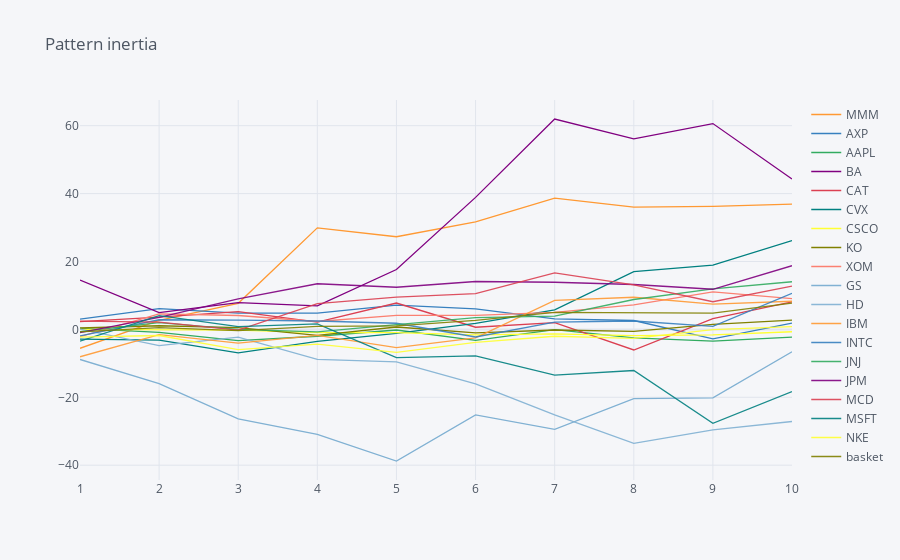

Here is the notebook cell this chart was saved with:
### Code cell
basket_results.iplot(title = "Pattern inertia")

### Figure 1 — Plotly figure (JSON) as saved in the notebook; plotly's stock layout.template omitted (floating-point values rounded to 4 significant figures)
{"data": [{"line": {"color": "rgba(255, 153, 51, 1.0)", "dash": "solid", "shape": "linear", "width": 1.3}, "mode": "lines", "name": "MMM", "text": "", "type": "scatter", "x": [1, 2, 3, 4, 5, 6, 7, 8, 9, 10], "y": [-5.56, 2.65, 7.68, 29.92, 27.29, 31.66, 38.65, 36, 36.24, 36.91]}, {"line": {"color": "rgba(55, 128, 191, 1.0)", "dash": "solid", "shape": "linear", "width": 1.3}, "mode": "lines", "name": "AXP", "text": "", "type": "scatter", "x": [1, 2, 3, 4, 5, 6, 7, 8, 9, 10], "y": [3.04, 6.1, 4.81, 4.78, 7.16, 6.07, 3.12, 2.62, -2.77, 1.84]}, {"line": {"color": "rgba(50, 171, 96, 1.0)", "dash": "solid", "shape": "linear", "width": 1.3}, "mode": "lines", "name": "AAPL", "text": "", "type": "scatter", "x": [1, 2, 3, 4, 5, 6, 7, 8, 9, 10], "y": [0.31, -0.85, -3.31, -2.02, -0.18, -3.22, -0.05, -2.51, -3.43, -2.27]}, {"line": {"color": "rgba(128, 0, 128, 1.0)", "dash": "solid", "shape": "linear", "width": 1.3}, "mode": "lines", "name": "BA", "text": "", "type": "scatter", "x": [1, 2, 3, 4, 5, 6, 7, 8, 9, 10], "y": [14.55, 4.97, 7.89, 6.92, 17.65, 38.88, 61.97, 56.12, 60.62, 44.3]}, {"line": {"color": "rgba(219, 64, 82, 1.0)", "dash": "solid", "shape": "linear", "width": 1.3}, "mode": "lines", "name": "CAT", "text": "", "type": "scatter", "x": [1, 2, 3, 4, 5, 6, 7, 8, 9, 10], "y": [2.28, 3.61, 5.21, 2.13, 7.77, 0.64, 1.97, -6.06, 3.2, 8.09]}, {"line": {"color": "rgba(0, 128, 128, 1.0)", "dash": "solid", "shape": "linear", "width": 1.3}, "mode": "lines", "name": "CVX", "text": "", "type": "scatter", "x": [1, 2, 3, 4, 5, 6, 7, 8, 9, 10], "y": [-2.87, -3.17, -6.93, -3.54, -1.19, 1.78, 5.78, 17.01, 18.92, 26.18]}, {"line": {"color": "rgba(255, 255, 51, 1.0)", "dash": "solid", "shape": "linear", "width": 1.3}, "mode": "lines", "name": "CSCO", "text": "", "type": "scatter", "x": [1, 2, 3, 4, 5, 6, 7, 8, 9, 10], "y": [0.01, -0.13, -0.24, -0.97, -0.96, -1.6, -1.3, -1.83, -1.59, -0.69]}, {"line": {"color": "rgba(128, 128, 0, 1.0)", "dash": "solid", "shape": "linear", "width": 1.3}, "mode": "lines", "name": "KO", "text": "", "type": "scatter", "x": [1, 2, 3, 4, 5, 6, 7, 8, 9, 10], "y": [0.41, 1.08, 0.5, -1.74, 0.71, -1, -0.17, -0.57, 1.46, 2.75]}, {"line": {"color": "rgba(251, 128, 114, 1.0)", "dash": "solid", "shape": "linear", "width": 1.3}, "mode": "lines", "name": "XOM", "text": "", "type": "scatter", "x": [1, 2, 3, 4, 5, 6, 7, 8, 9, 10], "y": [-2.14, 4.6, 4.09, 2.32, 4.13, 4.14, 5, 7.25, 11.06, 9.05]}, {"line": {"color": "rgba(128, 177, 211, 1.0)", "dash": "solid", "shape": "linear", "width": 1.3}, "mode": "lines", "name": "GS", "text": "", "type": "scatter", "x": [1, 2, 3, 4, 5, 6, 7, 8, 9, 10], "y": [-8.85, -15.98, -26.37, -30.94, -38.76, -25.17, -29.46, -20.41, -20.15, -6.58]}, {"line": {"color": "rgba(128, 177, 211, 0.8999999999999999)", "dash": "solid", "shape": "linear", "width": 1.3}, "mode": "lines", "name": "HD", "text": "", "type": "scatter", "x": [1, 2, 3, 4, 5, 6, 7, 8, 9, 10], "y": [0.11, -4.78, -2.28, -8.8, -9.55, -16.02, -25.19, -33.54, -29.6, -27.12]}, {"line": {"color": "rgba(255, 153, 51, 0.8999999999999999)", "dash": "solid", "shape": "linear", "width": 1.3}, "mode": "lines", "name": "IBM", "text": "", "type": "scatter", "x": [1, 2, 3, 4, 5, 6, 7, 8, 9, 10], "y": [-8.06, -1.53, -4.07, -1.77, -5.35, -2.51, 8.56, 9.47, 7.47, 8.29]}, {"line": {"color": "rgba(55, 128, 191, 0.8999999999999999)", "dash": "solid", "shape": "linear", "width": 1.3}, "mode": "lines", "name": "INTC", "text": "", "type": "scatter", "x": [1, 2, 3, 4, 5, 6, 7, 8, 9, 10], "y": [-1.89, 2.84, 2.71, 2.47, 1.81, -2.23, 2.13, 2.48, 0.89, 10.63]}, {"line": {"color": "rgba(50, 171, 96, 0.8999999999999999)", "dash": "solid", "shape": "linear", "width": 1.3}, "mode": "lines", "name": "JNJ", "text": "", "type": "scatter", "x": [1, 2, 3, 4, 5, 6, 7, 8, 9, 10], "y": [-0.65, 2, -0.02, -0.72, 1.39, 3.44, 3.89, 8.81, 11.91, 14.03]}, {"line": {"color": "rgba(128, 0, 128, 0.8999999999999999)", "dash": "solid", "shape": "linear", "width": 1.3}, "mode": "lines", "name": "JPM", "text": "", "type": "scatter", "x": [1, 2, 3, 4, 5, 6, 7, 8, 9, 10], "y": [-0.98, 3.56, 9, 13.44, 12.41, 14.11, 13.89, 13.23, 11.82, 18.76]}, {"line": {"color": "rgba(219, 64, 82, 0.8999999999999999)", "dash": "solid", "shape": "linear", "width": 1.3}, "mode": "lines", "name": "MCD", "text": "", "type": "scatter", "x": [1, 2, 3, 4, 5, 6, 7, 8, 9, 10], "y": [2.43, 2.13, -0.19, 7.62, 9.51, 10.53, 16.62, 13.1, 8.14, 12.74]}, {"line": {"color": "rgba(0, 128, 128, 0.8999999999999999)", "dash": "solid", "shape": "linear", "width": 1.3}, "mode": "lines", "name": "MSFT", "text": "", "type": "scatter", "x": [1, 2, 3, 4, 5, 6, 7, 8, 9, 10], "y": [-3.44, 4.06, 0.81, 1.64, -8.34, -7.79, -13.45, -12.11, -27.66, -18.33]}, {"line": {"color": "rgba(255, 255, 51, 0.8999999999999999)", "dash": "solid", "shape": "linear", "width": 1.3}, "mode": "lines", "name": "NKE", "text": "", "type": "scatter", "x": [1, 2, 3, 4, 5, 6, 7, 8, 9, 10], "y": [-2.26, -1.8, -5.98, -4.36, -6.77, -3.84, -2.02, -2.63, -0.04, 0.81]}, {"line": {"color": "rgba(128, 128, 0, 0.8999999999999999)", "dash": "solid", "shape": "linear", "width": 1.3}, "mode": "lines", "name": "basket", "text": "", "type": "scatter", "x": [1, 2, 3, 4, 5, 6, 7, 8, 9, 10], "y": [-0.7533, 0.52, -0.3717, 0.91, 1.041, 2.659, 4.997, 4.802, 4.805, 7.744]}], "layout": {"legend": {"bgcolor": "#F5F6F9", "font": {"color": "#4D5663"}}, "paper_bgcolor": "#F5F6F9", "plot_bgcolor": "#F5F6F9", "title": {"font": {"color": "#4D5663"}, "text": "Pattern inertia"}, "xaxis": {"gridcolor": "#E1E5ED", "showgrid": true, "tickfont": {"color": "#4D5663"}, "title": {"font": {"color": "#4D5663"}, "text": ""}, "zerolinecolor": "#E1E5ED"}, "yaxis": {"gridcolor": "#E1E5ED", "showgrid": true, "tickfont": {"color": "#4D5663"}, "title": {"font": {"color": "#4D5663"}, "text": ""}, "zerolinecolor": "#E1E5ED"}}}
